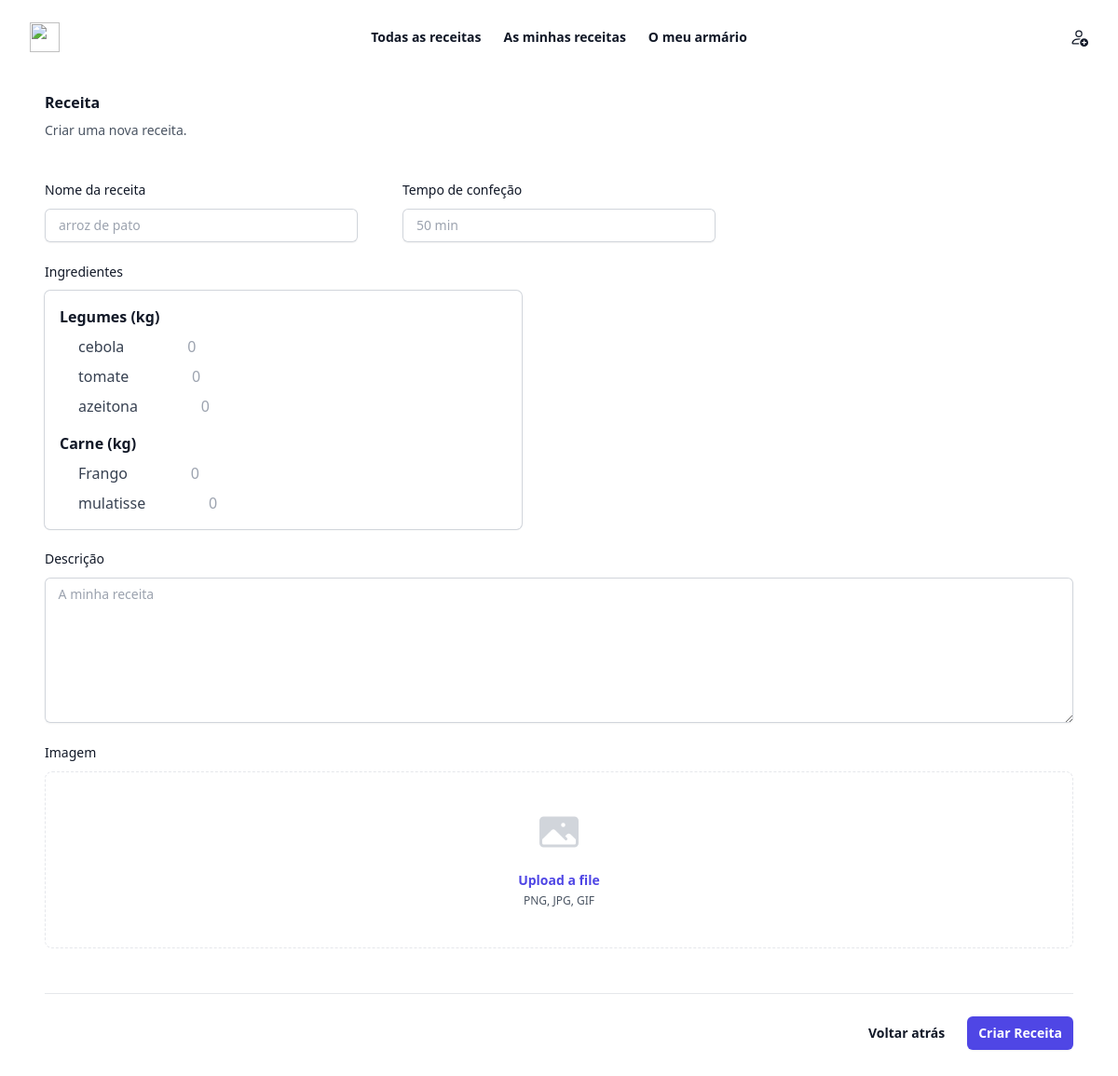
Page /principal/receitas/criar on the committed database.
### principal/models.py (models this page shows)
class Categoria(models.Model):
    categoria_id = models.AutoField(primary_key=True)
    categoria_nome = models.CharField(max_length=30)
    categoria_medida=models.ForeignKey(Medidas, on_delete=models.CASCADE, related_name='categorias')

class Medidas(models.Model):
    medidas_id = models.AutoField(primary_key=True)
    medidas_nome = models.CharField(max_length=30)

class Ingrediente(models.Model):
    ingrediente_id = models.AutoField(primary_key=True)
    ingrediente_nome = models.CharField(max_length=30)
    ingrediente_categoria = models.ForeignKey('Categoria', on_delete=models.CASCADE, related_name='ingredientes')
    ingrediente_user = models.ForeignKey('User', on_delete=models.SET_NULL, null=True)  # only admin
    ingrediente_imagem = models.FileField(upload_to='ingredientes/', blank=True, null=True)

### principal/views.py (the view)
# urls.py: path("receitas/criar", views.receitas_criar, name='receitas_criar'),
def receitas_criar(request):
    ingredientes = Ingrediente.objects.all()
    categorias = Categoria.objects.all()
    if request.method == 'POST':
        user_chef = User.objects.get(pk=1)
        receita_nome = request.POST['receita_nome']
        receita_descricao = request.POST['receita_descricao']
        receita_tempo_confecao = request.POST['receita_tempo_confecao']
        receita_user = user_chef
        nova_receita = Receita(receita_nome=receita_nome,
                               receita_descricao=receita_descricao,
                               receita_tempo_confecao=receita_tempo_confecao,
                               receita_user=receita_user)
        nova_receita.save()
        for ingrediente in ingredientes:
            quantidade = f'ingrediente_{ingrediente.ingrediente_id}_quantidade'
            ingrediente_quantidade = request.POST.get(quantidade, '0')
            print(ingrediente_quantidade)
            if ingrediente_quantidade.isdigit() and int(ingrediente_quantidade) > 0:
                ReceitaIngrediente.objects.create(
                    receita=nova_receita,
                    ingrediente=ingrediente,
                    quantidade=int(ingrediente_quantidade)
                )
        if 'receita_imagem' in request.FILES:
            nova_receita.receita_imagem = request.FILES['receita_imagem']
            nova_receita.save()
        return HttpResponseRedirect(reverse('principal:receitas_detalhe', args=(nova_receita.receita_id,)))
    else:
        return render(request, 'views/receitas/receitas_criar.html', {'categorias': categorias})

### principal/templates/views/receitas/receitas_criar.html (shortened to what this page needs)
{% extends "../static/header_user.html" %}
{% block content %}
<div class="px-12 py-4">
    <form method="post" enctype="multipart/form-data">
        <div class="space-y-12">
            <div class="border-b border-gray-900/10 pb-12">
                <h2 class="text-base font-semibold leading-7 text-gray-900">Receita</h2>
                <p class="mt-1 text-sm leading-6 text-gray-600">Criar uma nova receita.</p>
                <div class="mt-10 grid grid-cols-1 gap-x-12 gap-y-8 sm:grid-cols-6">
                    <div class="sm:col-span-2">
                        <label for="receita_nome" class="block text-sm font-medium leading-6 text-gray-900">Nome da receita</label>
                        <div class="mt-2">
                            <div class="flex rounded-md shadow-sm ring-1 ring-inset ring-gray-300 focus-within:ring-2 focus-within:ring-inset focus-within:ring-indigo-600">
                                <input type="text" id="receita_nome" name="receita_nome" autocomplete="receita_nome" class="block w-full border-0 bg-transparent py-1.5 pl-1 text-gray-900 placeholder:text-gray-400 focus:ring-0 sm:text-sm sm:leading-6" placeholder="   arroz de pato" required>
                            </div>
                        </div>
                    </div>
                    <div class="sm:col-span-2">
                        <label for="receita_tempo_confecao" class="block text-sm font-medium leading-6 text-gray-900" >Tempo de confeção</label>
                        <div class="mt-2">
                            <div class="flex rounded-md shadow-sm ring-1 ring-inset ring-gray-300 focus-within:ring-2 focus-within:ring-inset focus-within:ring-indigo-600">
                                <input type="number" id="receita_tempo_confecao" name="receita_tempo_confecao" autocomplete="receita_tempo_confecao" class="block w-full border-0 bg-transparent py-1.5 pl-1 text-gray-900 placeholder:text-gray-400 focus:ring-0 sm:text-sm sm:leading-6" placeholder="   50 min" required>
                            </div>
                        </div>
                    </div>
                </div>
                <div class="mt-5 sm:col-span-4">
                    <label for="receita_ingredientes" class="block text-sm font-medium leading-6 text-gray-900">Ingredientes</label>
                    <div class="mt-2">
                        <div class="flex flex-col space-y-4 rounded-md shadow-sm p-4 ring-1 ring-gray-300 focus-within:ring-2 focus-within:ring-indigo-600 sm:max-w-lg">
                            {% for categoria in categorias %}
                                <fieldset>
                                <legend class="text-base font-semibold text-gray-900">{{ categoria.categoria_nome }} ({{ categoria.categoria_medida.medidas_nome }})</legend>
                                <ul class="mt-2 pl-5 space-y-2">
                                    {% for ingrediente in categoria.ingredientes.all %}
                                        <li class="flex items-center space-x-3">
                                            <label for="ingrediente_{{ ingrediente.ingrediente_id }}_quantidade" class="block font-medium text-gray-700">{{ ingrediente.ingrediente_nome }}</label>
                                            <input type="number" id="ingrediente_{{ ingrediente.ingrediente_id }}_quantidade" name="ingrediente_{{ ingrediente.ingrediente_id }}_quantidade" min="0" class="block w-20 border-gray-300 rounded text-right focus:ring-indigo-500" placeholder="0">
                                        </li>
                                    {% endfor %}
                                </ul>
                                </fieldset>
                            {% endfor %}
                        </div>
                    </div>
                </div>
                <div class="mt-5 col-span-full">
                    <label for="about" class="block text-sm font-medium leading-6 text-gray-900">Descrição</label>
                    <div class="mt-2">
                        <textarea id="receita_descricao" name="receita_descricao" rows="6" class="block w-full rounded-md border-0 py-1.5 text-gray-900 shadow-sm ring-1 ring-inset ring-gray-300 placeholder:text-gray-400 focus:ring-2 focus:ring-inset focus:ring-indigo-600 sm:text-sm sm:leading-6" placeholder="    A minha receita"></textarea>
                    </div>
                </div>
                <div class="mt-5 col-span-full">
                    <label for="cover-photo" class="block text-sm font-medium leading-6 text-gray-900">Imagem</label>
                    <div class="mt-2 flex justify-center rounded-lg border border-dashed border-gray-900/25 px-6 py-10">
                        <div class="text-center">
                            <div class="mt-4 flex text-sm leading-6 text-gray-600">
                                <label for="receita_imagem" class="relative cursor-pointer rounded-md bg-white font-semibold text-indigo-600 focus-within:outline-none focus-within:ring-2 focus-within:ring-indigo-600 focus-within:ring-offset-2 hover:text-indigo-500">
                                    <span>Upload a file</span>
                                </label>
                            </div>
                        <p class="text-xs leading-5 text-gray-600">PNG, JPG, GIF</p>
                        </div>
                    </div>
                </div>
            </div>
        </div>
        <div class="mt-6 flex items-center justify-end gap-x-6">
            <a href="../receitas/" class="text-sm font-semibold leading-6 text-gray-900">Voltar atrás</a>
            <button type="submit" class="rounded-md bg-indigo-600 px-3 py-2 text-sm font-semibold text-white shadow-sm hover:bg-indigo-500 focus-visible:outline focus-visible:outline-2 focus-visible:outline-offset-2 focus-visible:outline-indigo-600">Criar Receita</button>
        </div>
    </form>
</div>
{% endblock %}

### rows in the picture
Categoria: categoria_nome "Legumes", categoria_medida.medidas_nome "kg"
Ingrediente: ingrediente_nome "cebola"
Ingrediente: ingrediente_nome "tomate"
Ingrediente: ingrediente_nome "azeitona"
Categoria: categoria_nome "Carne", categoria_medida.medidas_nome "kg"
Ingrediente: ingrediente_nome "Frango"
Ingrediente: ingrediente_nome "mulatisse"
